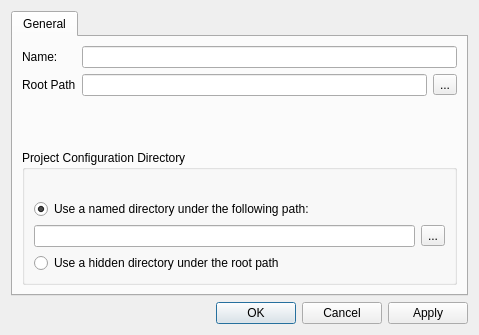
<ui version="4.0" >
 <class>ProjectDialog</class>
 <widget class="QDialog" name="ProjectDialog" >
  <property name="geometry" >
   <rect>
    <x>0</x>
    <y>0</y>
    <width>479</width>
    <height>335</height>
   </rect>
  </property>
  <property name="windowTitle" >
   <string>Dialog</string>
  </property>
  <layout class="QVBoxLayout" name="verticalLayout_2" >
   <item>
    <widget class="QTabWidget" name="configTabs_" >
     <property name="currentIndex" >
      <number>0</number>
     </property>
     <widget class="QWidget" name="tab" >
      <attribute name="title" >
       <string>General</string>
      </attribute>
      <layout class="QVBoxLayout" name="verticalLayout_6" >
       <item>
        <layout class="QFormLayout" name="formLayout" >
         <item row="0" column="0" >
          <widget class="QLabel" name="label" >
           <property name="text" >
            <string>Name:</string>
           </property>
          </widget>
         </item>
         <item row="0" column="1" >
          <widget class="QLineEdit" name="nameEdit_" />
         </item>
         <item row="1" column="0" >
          <widget class="QLabel" name="label_2" >
           <property name="text" >
            <string>Root Path</string>
           </property>
          </widget>
         </item>
         <item row="1" column="1" >
          <widget class="QWidget" native="1" name="rootPathWidget_" >
           <layout class="QHBoxLayout" name="horizontalLayout" >
            <property name="margin" >
             <number>0</number>
            </property>
            <item>
             <widget class="QLineEdit" name="rootPathEdit_" />
            </item>
            <item>
             <widget class="QToolButton" name="browseRootPathButton_" >
              <property name="text" >
               <string>...</string>
              </property>
             </widget>
            </item>
           </layout>
          </widget>
         </item>
        </layout>
       </item>
       <item>
        <widget class="QGroupBox" name="projectPathGroup_" >
         <property name="title" >
          <string>Project Configuration Directory</string>
         </property>
         <layout class="QVBoxLayout" name="verticalLayout_3" >
          <item>
           <widget class="QLabel" name="projectPathLabel_" >
            <property name="text" >
             <string/>
            </property>
           </widget>
          </item>
          <item>
           <widget class="QRadioButton" name="namedDirButton_" >
            <property name="text" >
             <string>Use a named directory under the following path:</string>
            </property>
            <property name="checked" >
             <bool>true</bool>
            </property>
           </widget>
          </item>
          <item>
           <widget class="QWidget" native="1" name="projectPathWidget_" >
            <layout class="QVBoxLayout" name="verticalLayout" >
             <property name="margin" >
              <number>0</number>
             </property>
             <item>
              <layout class="QHBoxLayout" name="horizontalLayout_2" >
               <item>
                <widget class="QLineEdit" name="projectPathEdit_" />
               </item>
               <item>
                <widget class="QToolButton" name="browseProjectPathButton_" >
                 <property name="text" >
                  <string>...</string>
                 </property>
                </widget>
               </item>
              </layout>
             </item>
            </layout>
            <zorder></zorder>
           </widget>
          </item>
          <item>
           <widget class="QRadioButton" name="hiddenDirButton_" >
            <property name="text" >
             <string>Use a hidden directory under the root path</string>
            </property>
           </widget>
          </item>
         </layout>
        </widget>
       </item>
      </layout>
     </widget>
    </widget>
   </item>
   <item>
    <widget class="QDialogButtonBox" name="buttonBox" >
     <property name="orientation" >
      <enum>Qt::Horizontal</enum>
     </property>
     <property name="standardButtons" >
      <set>QDialogButtonBox::Apply|QDialogButtonBox::Cancel|QDialogButtonBox::Ok</set>
     </property>
    </widget>
   </item>
  </layout>
 </widget>
 <tabstops>
  <tabstop>nameEdit_</tabstop>
  <tabstop>rootPathEdit_</tabstop>
  <tabstop>browseRootPathButton_</tabstop>
  <tabstop>namedDirButton_</tabstop>
  <tabstop>projectPathEdit_</tabstop>
  <tabstop>browseProjectPathButton_</tabstop>
  <tabstop>hiddenDirButton_</tabstop>
  <tabstop>buttonBox</tabstop>
  <tabstop>configTabs_</tabstop>
 </tabstops>
 <resources/>
 <connections>
  <connection>
   <sender>buttonBox</sender>
   <signal>accepted()</signal>
   <receiver>ProjectDialog</receiver>
   <slot>accept()</slot>
   <hints>
    <hint type="sourcelabel" >
     <x>236</x>
     <y>305</y>
    </hint>
    <hint type="destinationlabel" >
     <x>157</x>
     <y>183</y>
    </hint>
   </hints>
  </connection>
  <connection>
   <sender>buttonBox</sender>
   <signal>rejected()</signal>
   <receiver>ProjectDialog</receiver>
   <slot>reject()</slot>
   <hints>
    <hint type="sourcelabel" >
     <x>304</x>
     <y>305</y>
    </hint>
    <hint type="destinationlabel" >
     <x>286</x>
     <y>183</y>
    </hint>
   </hints>
  </connection>
  <connection>
   <sender>browseProjectPathButton_</sender>
   <signal>clicked()</signal>
   <receiver>ProjectDialog</receiver>
   <slot>browseProjectPath()</slot>
   <hints>
    <hint type="sourcelabel" >
     <x>446</x>
     <y>231</y>
    </hint>
    <hint type="destinationlabel" >
     <x>472</x>
     <y>135</y>
    </hint>
   </hints>
  </connection>
  <connection>
   <sender>browseRootPathButton_</sender>
   <signal>clicked()</signal>
   <receiver>ProjectDialog</receiver>
   <slot>browseRootPath()</slot>
   <hints>
    <hint type="sourcelabel" >
     <x>445</x>
     <y>94</y>
    </hint>
    <hint type="destinationlabel" >
     <x>470</x>
     <y>105</y>
    </hint>
   </hints>
  </connection>
  <connection>
   <sender>namedDirButton_</sender>
   <signal>toggled(bool)</signal>
   <receiver>projectPathWidget_</receiver>
   <slot>setEnabled(bool)</slot>
   <hints>
    <hint type="sourcelabel" >
     <x>406</x>
     <y>192</y>
    </hint>
    <hint type="destinationlabel" >
     <x>413</x>
     <y>207</y>
    </hint>
   </hints>
  </connection>
  <connection>
   <sender>projectPathEdit_</sender>
   <signal>textChanged(QString)</signal>
   <receiver>ProjectDialog</receiver>
   <slot>updateProjectPath()</slot>
   <hints>
    <hint type="sourcelabel" >
     <x>350</x>
     <y>218</y>
    </hint>
    <hint type="destinationlabel" >
     <x>474</x>
     <y>288</y>
    </hint>
   </hints>
  </connection>
  <connection>
   <sender>namedDirButton_</sender>
   <signal>toggled(bool)</signal>
   <receiver>ProjectDialog</receiver>
   <slot>updateProjectPath()</slot>
   <hints>
    <hint type="sourcelabel" >
     <x>68</x>
     <y>184</y>
    </hint>
    <hint type="destinationlabel" >
     <x>1</x>
     <y>191</y>
    </hint>
   </hints>
  </connection>
  <connection>
   <sender>rootPathEdit_</sender>
   <signal>textChanged(QString)</signal>
   <receiver>ProjectDialog</receiver>
   <slot>updateProjectPath()</slot>
   <hints>
    <hint type="sourcelabel" >
     <x>236</x>
     <y>92</y>
    </hint>
    <hint type="destinationlabel" >
     <x>476</x>
     <y>55</y>
    </hint>
   </hints>
  </connection>
  <connection>
   <sender>nameEdit_</sender>
   <signal>textChanged(QString)</signal>
   <receiver>ProjectDialog</receiver>
   <slot>updateProjectPath()</slot>
   <hints>
    <hint type="sourcelabel" >
     <x>161</x>
     <y>58</y>
    </hint>
    <hint type="destinationlabel" >
     <x>474</x>
     <y>23</y>
    </hint>
   </hints>
  </connection>
 </connections>
 <slots>
  <slot>browseRootPath()</slot>
  <slot>browseProjectPath()</slot>
  <slot>updateProjectPath()</slot>
 </slots>
</ui>
